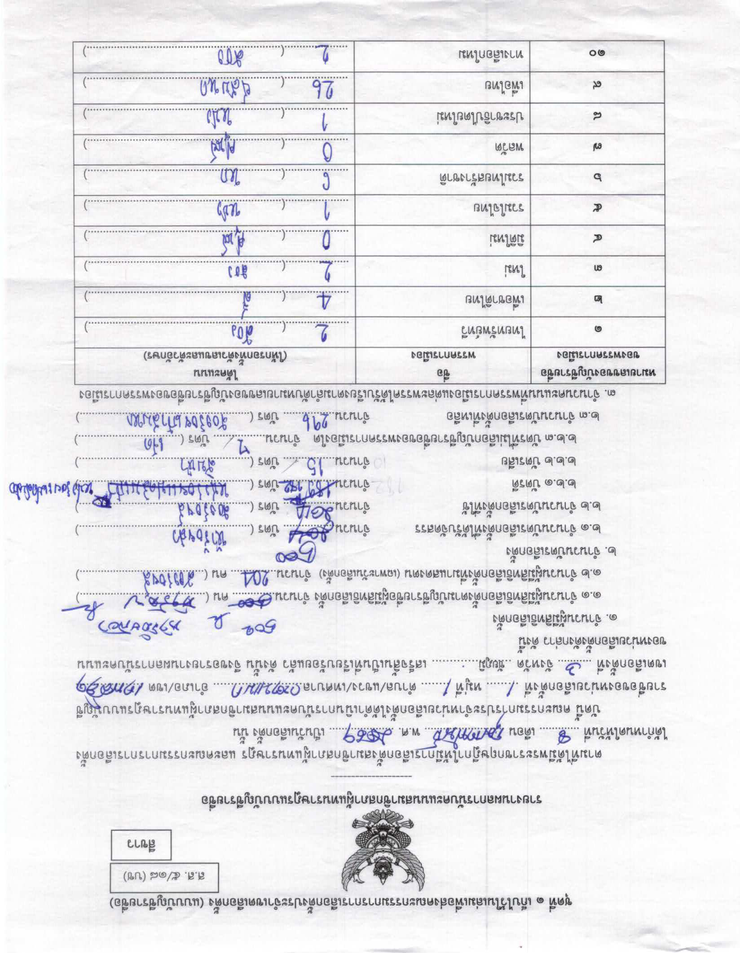
#> input picture data/sample_pages/บัญชีรายชื่อ_รายหน่วย_page1.png, 740 x 953 px, shrunk from 1236 x 1592 before the run
$ python -i ocr_preprocess.py   (imports and definitions only)
#> lines starting #> are read from the running program, lines starting #| are printed output that depends on the picture; after the words box and inside, x2 and y2 are one past the last pixel; in counts of white or black regions, pixels touching at a corner belong together
# -*- coding: utf-8 -*-
"""Image preprocessing for OCR accuracy improvement.

Techniques:
  1. DPI boost (200 → 300)
  2. Grayscale conversion
  3. Adaptive binarization (handles uneven lighting from scanner)
  4. Deskew (straighten rotated scans)
  5. Denoise (remove scanner artifacts)
  6. Contrast enhancement (CLAHE)

Usage:
  from ocr_preprocess import preprocess_png
  enhanced_png = preprocess_png(raw_png_bytes, dpi_boost=True)
"""
import io
import math

try:
    import numpy as np
    HAS_NUMPY = True
except ImportError:
    HAS_NUMPY = False

try:
    import cv2
    HAS_CV2 = True
except ImportError:
    HAS_CV2 = False

try:
    from PIL import Image, ImageFilter, ImageEnhance
    HAS_PIL = True
except ImportError:
    HAS_PIL = False


# [71 lines left out: functions preprocess_png, _preprocess_cv2, not called in this run]


def _deskew_cv2(gray):
    """Detect and correct skew using Hough line detection."""
    # Edge detection
    edges = cv2.Canny(gray, 50, 150, apertureSize=3)

    # Detect lines
    lines = cv2.HoughLinesP(edges, 1, math.pi / 180, threshold=100,
                            minLineLength=gray.shape[1] // 4,
                            maxLineGap=10)

    if lines is None or len(lines) < 3:
        return gray

    # Calculate angles of detected lines
    angles = []
    for line in lines:
        x1, y1, x2, y2 = line[0]
        if abs(x2 - x1) < 1:
            continue
        angle = math.degrees(math.atan2(y2 - y1, x2 - x1))
        # Only consider near-horizontal lines (within ±15°)
        if abs(angle) < 15:
            angles.append(angle)

    if not angles:
        return gray

    # Median angle (robust to outliers)
    median_angle = sorted(angles)[len(angles) // 2]

    # Only correct if skew is significant (>0.3°) but not too large (>5°)
    if abs(median_angle) < 0.3 or abs(median_angle) > 5.0:
        return gray

    # Rotate to correct
    h, w = gray.shape
    center = (w // 2, h // 2)
    M = cv2.getRotationMatrix2D(center, median_angle, 1.0)
    rotated = cv2.warpAffine(gray, M, (w, h),
                              flags=cv2.INTER_CUBIC,
                              borderMode=cv2.BORDER_REPLICATE)
    return rotated


# [34 lines left out: functions _preprocess_pil, check_dependencies, not called in this run]


# ─── CLI test ───────────────────────────────────────────────────────

# [8 lines not run here, left out]

>>> import cv2
>>> picture = cv2.imread('../data/sample_pages/บัญชีรายชื่อ_รายหน่วย_page1.png', cv2.IMREAD_GRAYSCALE)
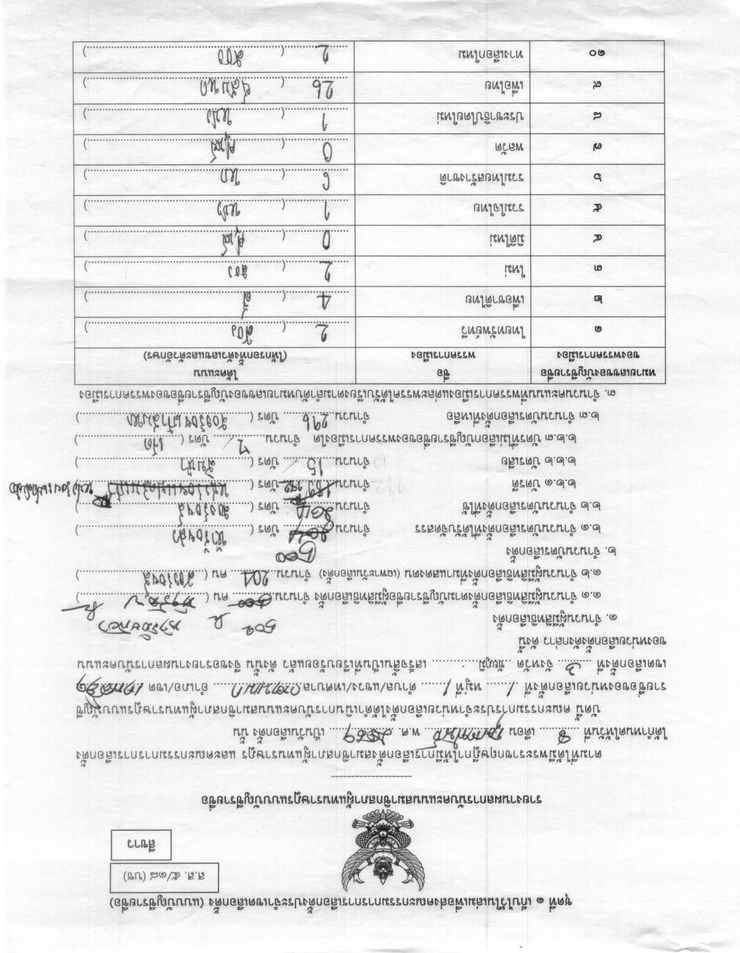
#> picture: shape (953, 740); min 12, max 255, mean 233.6
>>> result = _deskew_cv2(picture)
#> in _deskew_cv2, `edges = cv2.Canny(gray, 50, 150, apertureSize=3)`:
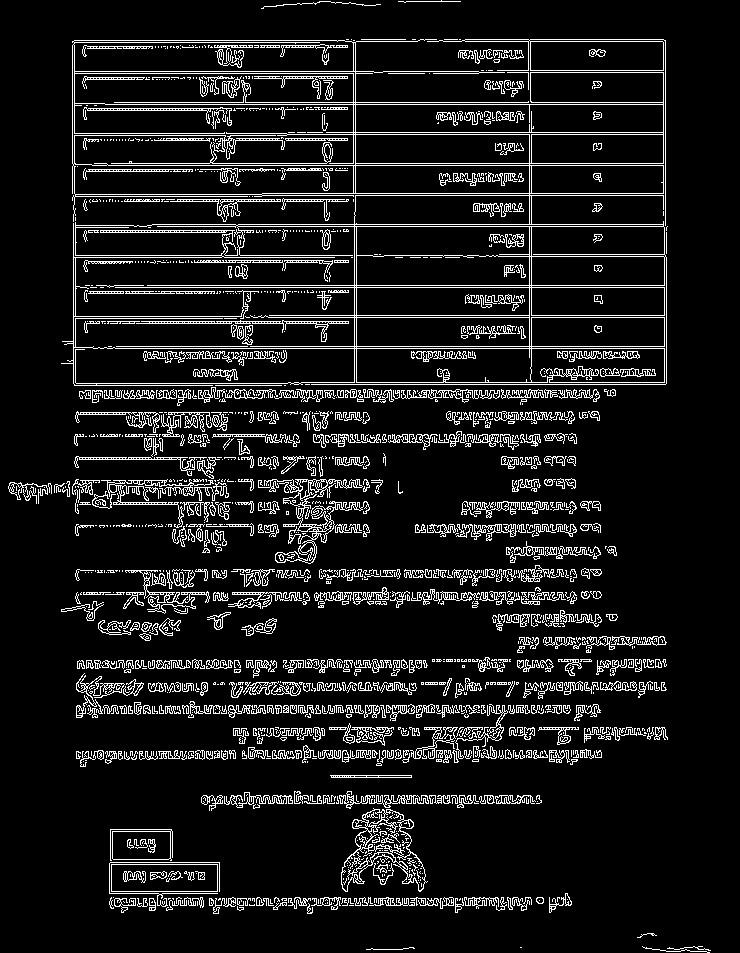
#> edges: shape (953, 740); 9.9% white in thin lines or dots
#> in _deskew_cv2, `lines = cv2.HoughLinesP(edges, 1, math.pi / 180, threshold=100, minLin..`: lines = 141 rows, first 6: [114, 102, 665, 102], [73, 287, 666, 287], [134, 226, 667, 226], [93, 348, 666, 348], [92, 165, 665, 165], [94, 163, 665, 163]
#> the loop in _deskew_cv2, `for line in lines:` made 141 passes
#> (x1, y1, x2, y2, angle) on passes 1 to 12: (114, 102, 665, 102, 0), (73, 287, 666, 287, 0), (134, 226, 667, 226, 0), (93, 348, 666, 348, 0), (92, 165, 665, 165, 0), (94, 163, 665, 163, 0), (108, 346, 666, 346, 0), (152, 224, 665, 224, 0), (73, 285, 666, 285, 0), (105, 104, 665, 104, 0), (243, 317, 666, 317, 0), (287, 134, 665, 134, 0)
#> (x1, y1, x2, y2) on passes 31, 52: (531, 392, 531, 101), (529, 357, 529, 105)
#> after the loop in _deskew_cv2, `for line in lines:`: angles = 137 values, max 1.01 at index 124, min -1 at index 121, mean -0.0319
#> in _deskew_cv2, `median_angle = sorted(angles)[len(angles) // 2]`: median_angle = 0

$ run again, on data/sample_pages/บัญชีรายชื่อ_รายหน่วย_page2.png
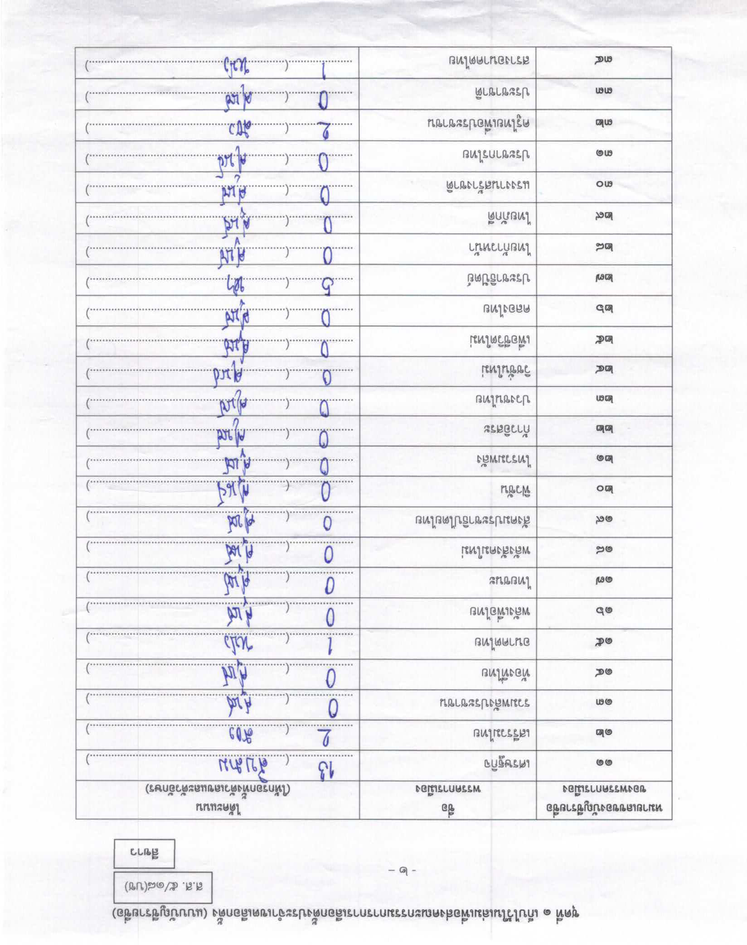
#> input picture data/sample_pages/บัญชีรายชื่อ_รายหน่วย_page2.png, 747 x 945 px, shrunk from 1236 x 1565 before the run
#> in _deskew_cv2, `edges = cv2.Canny(gray, 50, 150, apertureSize=3)`:
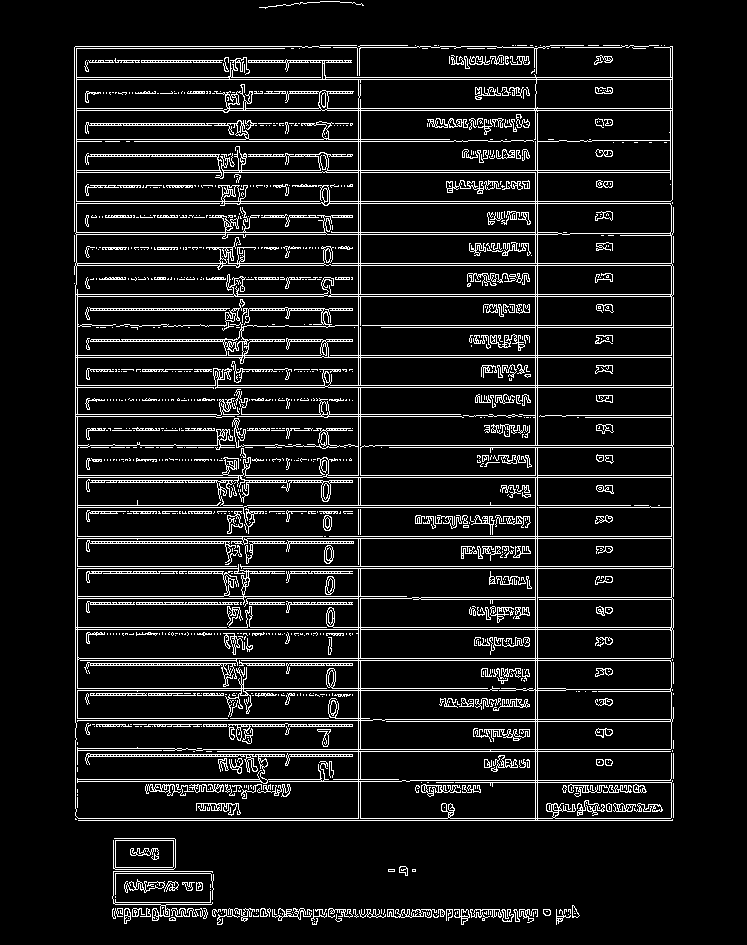
#> edges: shape (945, 747); 9.6% white in thin lines or dots, all inside (x1, y1, x2, y2) = (74, 1, 674, 925)
#> lines = 128 rows, first 6: [535, 820, 535, 75], [358, 820, 358, 77], [75, 387, 673, 387], [75, 385, 673, 385], [360, 820, 360, 77], [537, 820, 537, 107]
#> the loop in _deskew_cv2, `for line in lines:` made 128 passes
#> after the loop in _deskew_cv2, `for line in lines:`: angles = 118 values from 0 to 0
#> median_angle = 0

$ run again, on data/sample_pages/สส5_16_page1.png
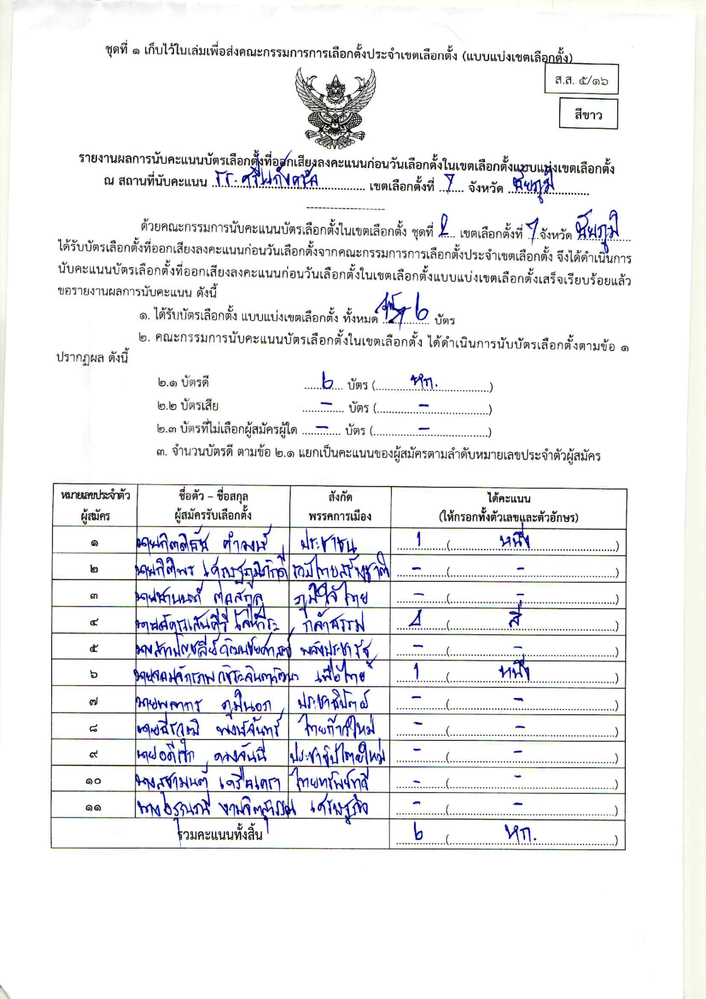
#> input picture data/sample_pages/สส5_16_page1.png, 706 x 999 px, shrunk from 1240 x 1753 before the run
#> `picture = cv2.imread('../data/sample_pages/บัญชีรายชื่อ_รายหน่วย_page1..`:
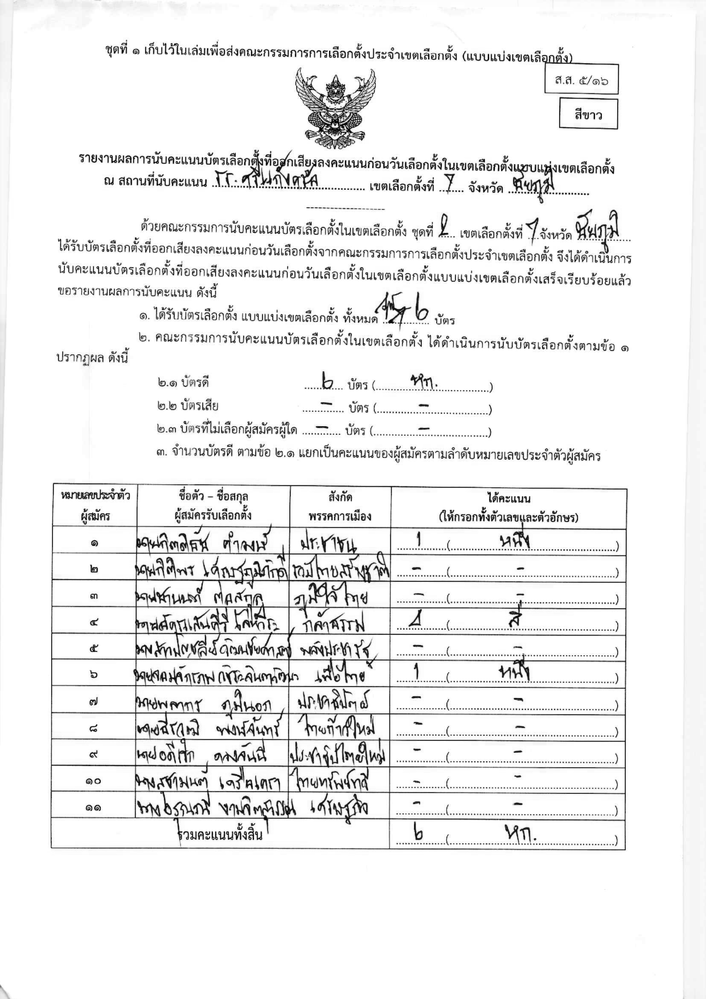
#> picture: shape (999, 706); min 0, max 255, mean 238.6
#> in _deskew_cv2, `edges = cv2.Canny(gray, 50, 150, apertureSize=3)`:
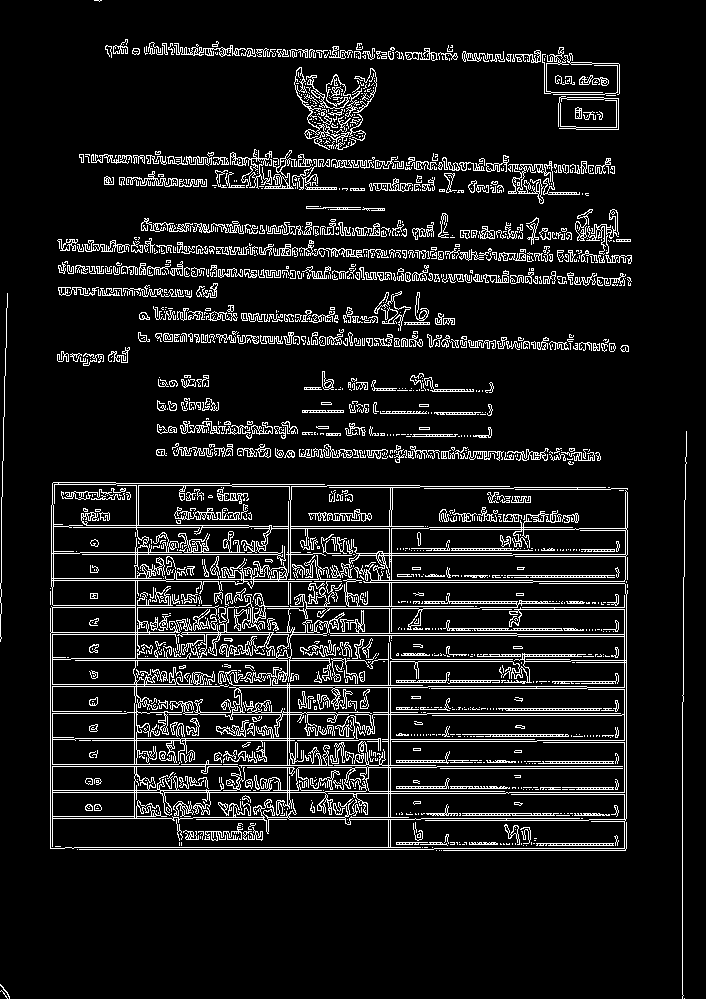
#> edges: shape (999, 706); 9.6% white in thin lines or dots
#> lines = 112 rows, first 6: [50, 792, 324, 792], [75, 740, 358, 740], [77, 849, 433, 849], [52, 607, 264, 607], [82, 554, 323, 554], [65, 847, 432, 847]
#> the loop in _deskew_cv2, `for line in lines:` made 112 passes
#> (x1, y1, x2, y2, angle) on passes 1 to 8: (50, 792, 324, 792, 0), (75, 740, 358, 740, 0), (77, 849, 433, 849, 0), (52, 607, 264, 607, 0), (82, 554, 323, 554, 0), (65, 847, 432, 847, 0), (50, 634, 328, 634, 0), (50, 766, 241, 766, 0)
#> after the loop in _deskew_cv2, `for line in lines:`: angles = 104 values, max 2.01 at index 21, min -3.01 at index 81, mean 0.475
#> median_angle = 0

$ run again, on data/sample_pages/สส5_16_page2.png
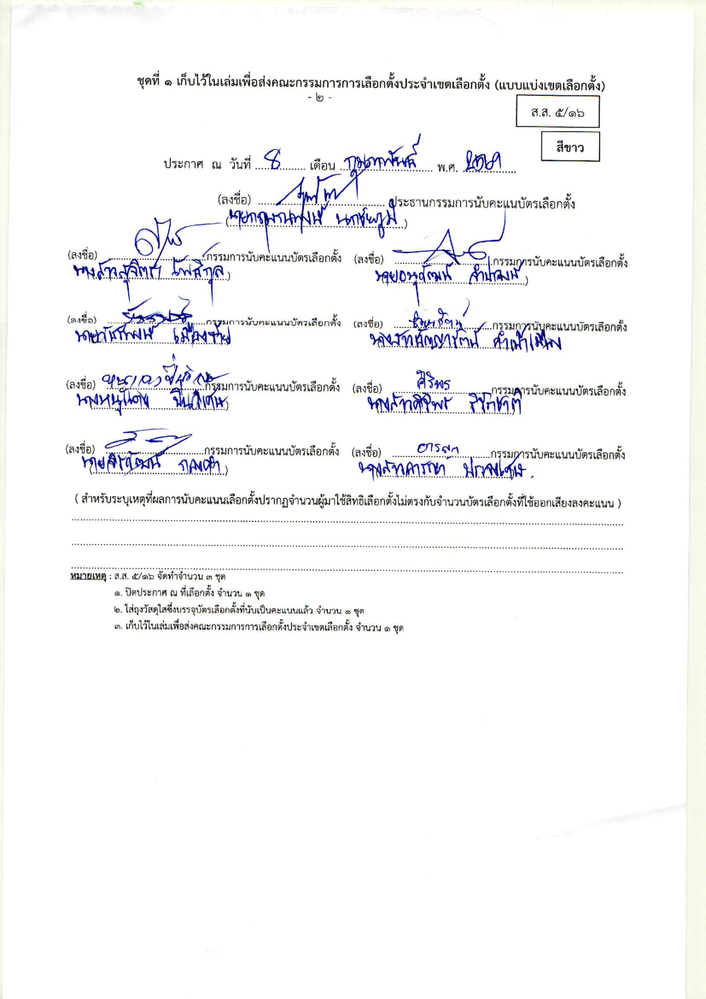
#> input picture data/sample_pages/สส5_16_page2.png, 706 x 999 px, shrunk from 1240 x 1753 before the run
#> in _deskew_cv2, `edges = cv2.Canny(gray, 50, 150, apertureSize=3)`:
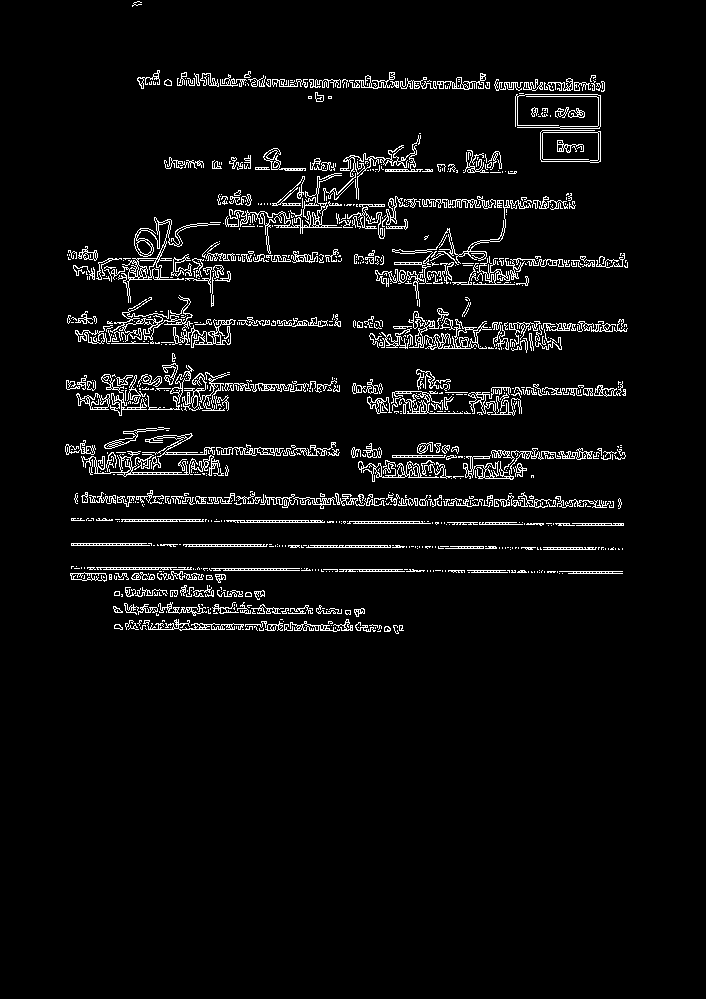
#> edges: shape (999, 706); 4.8% white in thin lines or dots, all inside (x1, y1, x2, y2) = (65, 1, 628, 634)
#> lines = 39 rows, first 6: [395, 391, 625, 395], [137, 258, 340, 261], [393, 327, 626, 331], [130, 519, 415, 523], [263, 520, 606, 525], [159, 451, 338, 455]
#> the loop in _deskew_cv2, `for line in lines:` made 39 passes
#> (x1, y1, x2, y2, angle) on passes 1 to 8: (395, 391, 625, 395, 0.996), (137, 258, 340, 261, 0.847), (393, 327, 626, 331, 0.984), (130, 519, 415, 523, 0.804), (263, 520, 606, 525, 0.835), (159, 451, 338, 455, 1.28), (139, 84, 604, 84, 0), (166, 85, 604, 85, 0)
#> after the loop in _deskew_cv2, `for line in lines:`: angles = 39 values, max 1.28 at index 5, min -0.944 at index 31, mean 0.444
#> median_angle = 0.804
#> M = [[1, 0.014, -6.97], [-0.014, 1, 5]]
#> in _deskew_cv2, `rotated = cv2.warpAffine(gray, M, (w, h), flags=cv2.INTER_CUBIC, borde..`:
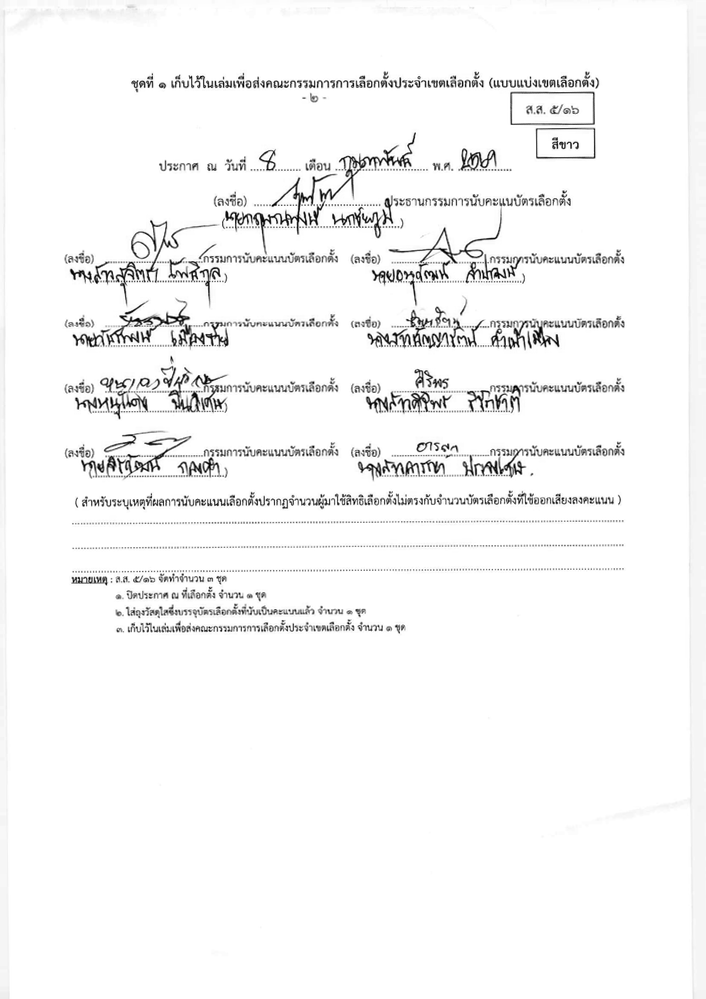
#> rotated: shape (999, 706); min 0, max 255, mean 246.4
